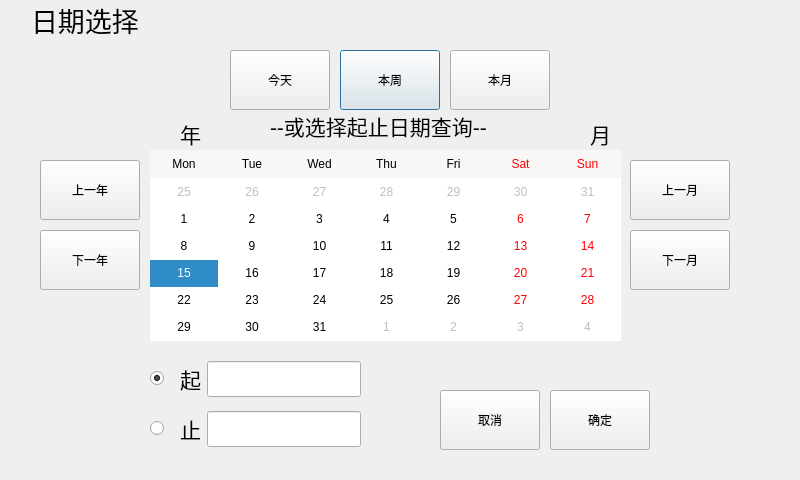
<?xml version="1.0" encoding="UTF-8"?>
<ui version="4.0">
 <class>Select_date</class>
 <widget class="QDialog" name="Select_date">
  <property name="geometry">
   <rect>
    <x>0</x>
    <y>0</y>
    <width>800</width>
    <height>480</height>
   </rect>
  </property>
  <property name="minimumSize">
   <size>
    <width>692</width>
    <height>443</height>
   </size>
  </property>
  <property name="maximumSize">
   <size>
    <width>962</width>
    <height>480</height>
   </size>
  </property>
  <property name="windowTitle">
   <string>Date</string>
  </property>
  <property name="modal">
   <bool>true</bool>
  </property>
  <widget class="QPushButton" name="histroyButton_show_toweek">
   <property name="geometry">
    <rect>
     <x>340</x>
     <y>50</y>
     <width>100</width>
     <height>60</height>
    </rect>
   </property>
   <property name="text">
    <string>本周</string>
   </property>
  </widget>
  <widget class="QPushButton" name="histroyButton_show_tomonth">
   <property name="geometry">
    <rect>
     <x>450</x>
     <y>50</y>
     <width>100</width>
     <height>60</height>
    </rect>
   </property>
   <property name="text">
    <string>本月</string>
   </property>
  </widget>
  <widget class="QPushButton" name="histroyButton_show_today">
   <property name="geometry">
    <rect>
     <x>230</x>
     <y>50</y>
     <width>100</width>
     <height>60</height>
    </rect>
   </property>
   <property name="text">
    <string>今天</string>
   </property>
  </widget>
  <widget class="QCalendarWidget" name="calendarWidget">
   <property name="geometry">
    <rect>
     <x>150</x>
     <y>150</y>
     <width>471</width>
     <height>191</height>
    </rect>
   </property>
   <property name="verticalHeaderFormat">
    <enum>QCalendarWidget::NoVerticalHeader</enum>
   </property>
   <property name="navigationBarVisible">
    <bool>false</bool>
   </property>
   <property name="dateEditEnabled">
    <bool>false</bool>
   </property>
  </widget>
  <widget class="QLabel" name="label">
   <property name="geometry">
    <rect>
     <x>270</x>
     <y>110</y>
     <width>281</width>
     <height>31</height>
    </rect>
   </property>
   <property name="font">
    <font>
     <pointsize>16</pointsize>
    </font>
   </property>
   <property name="text">
    <string>--或选择起止日期查询--</string>
   </property>
  </widget>
  <widget class="QPushButton" name="histroyButton_last_year">
   <property name="geometry">
    <rect>
     <x>40</x>
     <y>160</y>
     <width>100</width>
     <height>60</height>
    </rect>
   </property>
   <property name="text">
    <string>上一年</string>
   </property>
  </widget>
  <widget class="QPushButton" name="histroyButton_next_year">
   <property name="geometry">
    <rect>
     <x>40</x>
     <y>230</y>
     <width>100</width>
     <height>60</height>
    </rect>
   </property>
   <property name="text">
    <string>下一年</string>
   </property>
  </widget>
  <widget class="QPushButton" name="histroyButton_last_mon">
   <property name="geometry">
    <rect>
     <x>630</x>
     <y>160</y>
     <width>100</width>
     <height>60</height>
    </rect>
   </property>
   <property name="text">
    <string>上一月</string>
   </property>
  </widget>
  <widget class="QPushButton" name="histroyButton_next_mon">
   <property name="geometry">
    <rect>
     <x>630</x>
     <y>230</y>
     <width>100</width>
     <height>60</height>
    </rect>
   </property>
   <property name="text">
    <string>下一月</string>
   </property>
  </widget>
  <widget class="QToolButton" name="toolButton">
   <property name="geometry">
    <rect>
     <x>550</x>
     <y>390</y>
     <width>100</width>
     <height>60</height>
    </rect>
   </property>
   <property name="text">
    <string>确定</string>
   </property>
  </widget>
  <widget class="QToolButton" name="toolButton_2">
   <property name="geometry">
    <rect>
     <x>440</x>
     <y>390</y>
     <width>100</width>
     <height>60</height>
    </rect>
   </property>
   <property name="text">
    <string>取消</string>
   </property>
  </widget>
  <widget class="QLabel" name="label_year">
   <property name="geometry">
    <rect>
     <x>100</x>
     <y>120</y>
     <width>61</width>
     <height>27</height>
    </rect>
   </property>
   <property name="font">
    <font>
     <pointsize>16</pointsize>
    </font>
   </property>
   <property name="layoutDirection">
    <enum>Qt::RightToLeft</enum>
   </property>
   <property name="text">
    <string/>
   </property>
  </widget>
  <widget class="QLabel" name="label_7">
   <property name="geometry">
    <rect>
     <x>180</x>
     <y>120</y>
     <width>61</width>
     <height>27</height>
    </rect>
   </property>
   <property name="font">
    <font>
     <pointsize>16</pointsize>
    </font>
   </property>
   <property name="text">
    <string>年</string>
   </property>
  </widget>
  <widget class="QLabel" name="label_8">
   <property name="geometry">
    <rect>
     <x>590</x>
     <y>120</y>
     <width>51</width>
     <height>27</height>
    </rect>
   </property>
   <property name="font">
    <font>
     <pointsize>16</pointsize>
    </font>
   </property>
   <property name="text">
    <string>月</string>
   </property>
  </widget>
  <widget class="QLabel" name="label_mon">
   <property name="geometry">
    <rect>
     <x>550</x>
     <y>120</y>
     <width>31</width>
     <height>27</height>
    </rect>
   </property>
   <property name="font">
    <font>
     <pointsize>16</pointsize>
    </font>
   </property>
   <property name="layoutDirection">
    <enum>Qt::RightToLeft</enum>
   </property>
   <property name="text">
    <string/>
   </property>
  </widget>
  <widget class="QRadioButton" name="radioButton_start">
   <property name="geometry">
    <rect>
     <x>150</x>
     <y>360</y>
     <width>36</width>
     <height>36</height>
    </rect>
   </property>
   <property name="text">
    <string/>
   </property>
   <property name="checked">
    <bool>true</bool>
   </property>
  </widget>
  <widget class="QRadioButton" name="radioButton_end">
   <property name="geometry">
    <rect>
     <x>150</x>
     <y>410</y>
     <width>36</width>
     <height>36</height>
    </rect>
   </property>
   <property name="text">
    <string/>
   </property>
  </widget>
  <widget class="QWidget" name="layoutWidget">
   <property name="geometry">
    <rect>
     <x>180</x>
     <y>360</y>
     <width>181</width>
     <height>38</height>
    </rect>
   </property>
   <layout class="QHBoxLayout" name="horizontalLayout">
    <item>
     <widget class="QLabel" name="label_2">
      <property name="font">
       <font>
        <pointsize>16</pointsize>
       </font>
      </property>
      <property name="text">
       <string>起</string>
      </property>
     </widget>
    </item>
    <item>
     <widget class="QLineEdit" name="lineEdit_start">
      <property name="minimumSize">
       <size>
        <width>0</width>
        <height>36</height>
       </size>
      </property>
     </widget>
    </item>
   </layout>
  </widget>
  <widget class="QWidget" name="layoutWidget">
   <property name="geometry">
    <rect>
     <x>180</x>
     <y>410</y>
     <width>181</width>
     <height>38</height>
    </rect>
   </property>
   <layout class="QHBoxLayout" name="horizontalLayout_2">
    <item>
     <widget class="QLabel" name="label_3">
      <property name="font">
       <font>
        <pointsize>16</pointsize>
       </font>
      </property>
      <property name="text">
       <string>止</string>
      </property>
     </widget>
    </item>
    <item>
     <widget class="QLineEdit" name="lineEdit_end">
      <property name="minimumSize">
       <size>
        <width>0</width>
        <height>36</height>
       </size>
      </property>
     </widget>
    </item>
   </layout>
  </widget>
  <widget class="QWidget" name="widget_title" native="true">
   <property name="geometry">
    <rect>
     <x>0</x>
     <y>0</y>
     <width>801</width>
     <height>40</height>
    </rect>
   </property>
   <property name="sizePolicy">
    <sizepolicy hsizetype="Preferred" vsizetype="Fixed">
     <horstretch>0</horstretch>
     <verstretch>0</verstretch>
    </sizepolicy>
   </property>
   <property name="minimumSize">
    <size>
     <width>100</width>
     <height>28</height>
    </size>
   </property>
   <property name="font">
    <font>
     <pointsize>20</pointsize>
    </font>
   </property>
   <layout class="QHBoxLayout" name="horizontalLayout_3">
    <property name="spacing">
     <number>0</number>
    </property>
    <property name="leftMargin">
     <number>0</number>
    </property>
    <property name="topMargin">
     <number>0</number>
    </property>
    <property name="rightMargin">
     <number>0</number>
    </property>
    <property name="bottomMargin">
     <number>0</number>
    </property>
    <item>
     <widget class="QLabel" name="lab_Ico">
      <property name="sizePolicy">
       <sizepolicy hsizetype="Minimum" vsizetype="Preferred">
        <horstretch>0</horstretch>
        <verstretch>0</verstretch>
       </sizepolicy>
      </property>
      <property name="minimumSize">
       <size>
        <width>31</width>
        <height>0</height>
       </size>
      </property>
      <property name="text">
       <string/>
      </property>
      <property name="alignment">
       <set>Qt::AlignCenter</set>
      </property>
     </widget>
    </item>
    <item>
     <widget class="QLabel" name="lab_Title">
      <property name="sizePolicy">
       <sizepolicy hsizetype="Expanding" vsizetype="Preferred">
        <horstretch>0</horstretch>
        <verstretch>0</verstretch>
       </sizepolicy>
      </property>
      <property name="font">
       <font>
        <family>微软雅黑</family>
        <pointsize>10</pointsize>
        <weight>50</weight>
        <italic>false</italic>
        <bold>false</bold>
       </font>
      </property>
      <property name="styleSheet">
       <string notr="true">font: 10pt &quot;微软雅黑&quot;;</string>
      </property>
      <property name="text">
       <string>&lt;!DOCTYPE HTML PUBLIC &quot;-//W3C//DTD HTML 4.0//EN&quot; &quot;http://www.w3.org/TR/REC-html40/strict.dtd&quot;&gt;
&lt;html&gt;&lt;head&gt;&lt;meta name=&quot;qrichtext&quot; content=&quot;1&quot; /&gt;&lt;style type=&quot;text/css&quot;&gt;
p, li { white-space: pre-wrap; }
&lt;/style&gt;&lt;/head&gt;&lt;body style=&quot; font-family:'微软雅黑'; font-size:10pt; font-weight:400; font-style:normal;&quot;&gt;
&lt;table border=&quot;0&quot; style=&quot;-qt-table-type: root; margin-top:4px; margin-bottom:4px; margin-left:4px; margin-right:4px;&quot;&gt;
&lt;tr&gt;
&lt;td style=&quot;border: none;&quot;&gt;
&lt;p style=&quot; margin-top:0px; margin-bottom:0px; margin-left:0px; margin-right:0px; -qt-block-indent:0; text-indent:0px;&quot;&gt;&lt;span style=&quot; font-size:20pt;&quot;&gt;日期选择&lt;/span&gt;&lt;/p&gt;&lt;/td&gt;&lt;/tr&gt;&lt;/table&gt;&lt;/body&gt;&lt;/html&gt;</string>
      </property>
      <property name="alignment">
       <set>Qt::AlignLeading|Qt::AlignLeft|Qt::AlignVCenter</set>
      </property>
     </widget>
    </item>
    <item>
     <widget class="QWidget" name="widget_menu" native="true">
      <property name="sizePolicy">
       <sizepolicy hsizetype="Minimum" vsizetype="Preferred">
        <horstretch>0</horstretch>
        <verstretch>0</verstretch>
       </sizepolicy>
      </property>
      <layout class="QHBoxLayout" name="horizontalLayout_4">
       <property name="spacing">
        <number>0</number>
       </property>
       <property name="leftMargin">
        <number>0</number>
       </property>
       <property name="topMargin">
        <number>0</number>
       </property>
       <property name="rightMargin">
        <number>0</number>
       </property>
       <property name="bottomMargin">
        <number>0</number>
       </property>
      </layout>
     </widget>
    </item>
   </layout>
  </widget>
 </widget>
 <resources/>
 <connections/>
</ui>
